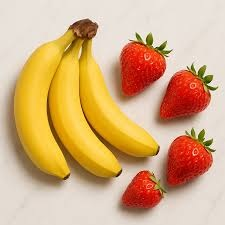
#> input picture Lab11/banana1.jpg, 225 x 225 px; its folder holds only this picture in this run
$ python Lab3.py
#> lines starting #> are read from the running program, lines starting #| are printed output that depends on the picture; after the words box and inside, x2 and y2 are one past the last pixel; in counts of white or black regions, pixels touching at a corner belong together
import cv2
import numpy as np

# Функция изменения размера с сохранением пропорций
def resize_with_aspect_ratio(image, width=640):
    h, w = image.shape[:2] #полученные размеров изображения
    ratio = width / w #коэффициенты масштабирования
    new_height = int(h * ratio)
    return cv2.resize(image, (width, new_height))


def process_image(image_path):

#> called with image_path = 'banana1.jpg'
    image = cv2.imread(image_path)
#> image is the input picture: shape (225, 225, 3); mean B, G, R 128.6, 173.9, 213.6
    if image is None:
        print(f"Ошибка загрузки: {image_path}")
        return None

    # blurred_image = cv2.GaussianBlur(image, (31, 31), 0)
    # rgb = cv2.cvtColor(image, cv2.COLOR_BGR2RGB)
    hsv = cv2.cvtColor(image, cv2.COLOR_BGR2HSV)
#> hsv: shape (225, 225, 3); mean H, S, V 15.8, 106.9, 213.7

    yellow_lower = np.array([18, 40, 224])
    yellow_upper = np.array([68, 255, 255])
    yellow_mask = cv2.inRange(hsv, yellow_lower, yellow_upper)
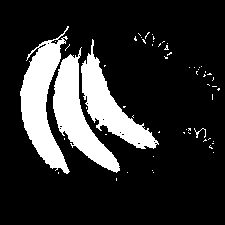
#> yellow_mask: shape (225, 225); 17.9% white; 58 white regions (54 under 20 px)

    contours, _ = cv2.findContours(yellow_mask, cv2.RETR_EXTERNAL, cv2.CHAIN_APPROX_SIMPLE)
#> contours = 57 contours, 54 with area under 20; largest, box (x1, y1, x2, y2) and area: (20, 26, 70, 174) 3125, (53, 47, 120, 173) 2748, (81, 39, 159, 149) 2468

    result_image = image.copy()
    is_sick = False

    for contour in contours:
        if 2500 < cv2.contourArea(contour) < 150000:
            x, y, w, h = cv2.boundingRect(contour) #строим прямоугольник вокруг контура
            cv2.rectangle(result_image, (x, y), (x + w, y + h), (0, 0, 255), 2)
            is_sick = True
#> this loop made 57 passes
#> (x, y, w, h, is_sick) on passes 41, 57: (53, 47, 67, 126, True), (20, 26, 50, 148, True)
#> contour on passes 1 to 6: [[116, 178], [116, 180]], [[153, 172]], [[127, 172]], [[58, 172], [58, 173]], [[152, 170]], [[153, 156]]
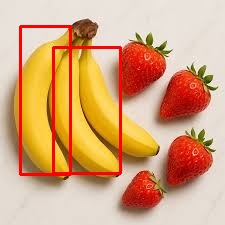
#> result_image: shape (225, 225, 3); 4.52% of pixels changed, all inside (x1, y1, x2, y2) = (19, 25, 122, 176)

    label = "Eto banan!" if is_sick else "Eto ne banan!"
#> label = 'Eto banan!'
    cv2.putText(result_image, label, (10, 30),
                cv2.FONT_HERSHEY_SIMPLEX, 1, (0, 255, 0), 2)
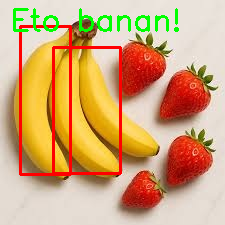
#> result_image: shape (225, 225, 3); 2.22% of pixels changed, all inside (x1, y1, x2, y2) = (13, 8, 179, 32)

    return result_image


def main():

    for i in range(1, 7):
        image_path = f"banana{i}.jpg"

        result_image = process_image(image_path)

        if result_image is not None:

            # СОХРАНЕНИЕ
            save_path = f"results/result_banana{i}.jpg"
            cv2.imwrite(save_path, result_image)
            print(f"Сохранено: {save_path}")

            cv2.imshow(f"Result - banana{i}", result_image)

            key = cv2.waitKey(0)
#> (key Esc is pressed here)
            if key == 27: #ESC
                break

    cv2.destroyAllWindows()


if __name__ == "__main__":
    main()
